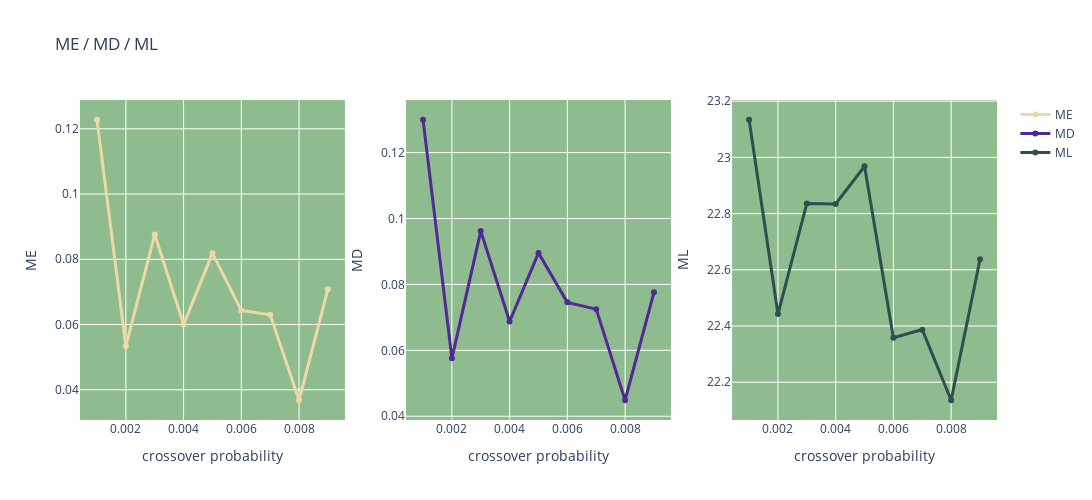

The code cell stored with this chart in its notebook:
### Markdown cell above
__Kod generujący wykresy__

### Code cell
# ITERATION_NUMBER = 50
# POPULATION_SIZE = 30
# MUTATION_STRENGTH = 0.02
# CROSSOVER_PROBABILITY = 0.5
# f'ME / MD / ML (iter = {ITERATION_NUMBER}, pop size = {POPULATION_SIZE}, mut strength = {MUTATION_STRENGTH})'
layout = go.Layout(width=1400, height=500,
                   title_text='ME / MD / ML',
                   plot_bgcolor='DarkSeaGreen')

fig = make_subplots(rows=1, cols=3)

fig.add_trace(go.Scatter(mode='lines+markers', 
                         marker=dict(size=6,
                                     color=colorscale[0]),
                         line=dict(color=colorscale[0], width=3), 
                         x=df_stat.columns.get_level_values(0).unique(),
                         y=df_stat.loc[0, [x for x in df_stat.columns if x[1]=='ME']].tolist(),
                         name='ME'),
                         row=1, col=1)
fig.add_trace(go.Scatter(mode='lines+markers', 
                         marker=dict(size=6,
                                     color=colorscale[-2]),
                         line=dict(color=colorscale[-2], width=3), 
                         x=df_stat.columns.get_level_values(0).unique(),
                         y=df_stat.loc[0, [x for x in df_stat.columns if x[1]=='MD']].tolist(),
                         name='MD'),
                         row=1, col=2)
fig.add_trace(go.Scatter(mode='lines+markers', 
                         marker=dict(size=6,
                                     color='Darkslategrey'),
                         line=dict(color='Darkslategrey', width=3), 
                         x=df_stat.columns.get_level_values(0).unique(),
                         y=df_stat.loc[0, [x for x in df_stat.columns if x[1]=='ML']].tolist(),
                         name='ML'),
                         row=1, col=3)
fig.update_xaxes(title_text=param_name, type='linear')
fig.update_yaxes(title_text='ME', row=1, col=1)
fig.update_yaxes(title_text='MD', row=1, col=2)
fig.update_yaxes(title_text='ML', row=1, col=3)
fig.update_layout(layout)
# fig.show()
# fig.write_image('images/crossover.png')

### Figure 1 — Plotly figure (JSON) as saved in the notebook; plotly's stock layout.template omitted (floating-point values rounded to 4 significant figures)
{"data": [{"line": {"color": "rgb(237, 217, 163)", "width": 3}, "marker": {"color": "rgb(237, 217, 163)", "size": 6}, "mode": "lines+markers", "name": "ME", "type": "scatter", "x": [0.001, 0.002, 0.003, 0.004, 0.005, 0.006, 0.007, 0.008, 0.009], "xaxis": "x", "y": [0.1228, 0.05339, 0.08758, 0.05999, 0.08181, 0.06431, 0.06296, 0.03679, 0.07084], "yaxis": "y"}, {"line": {"color": "rgb(82, 41, 147)", "width": 3}, "marker": {"color": "rgb(82, 41, 147)", "size": 6}, "mode": "lines+markers", "name": "MD", "type": "scatter", "x": [0.001, 0.002, 0.003, 0.004, 0.005, 0.006, 0.007, 0.008, 0.009], "xaxis": "x2", "y": [0.13, 0.05758, 0.09617, 0.06875, 0.08957, 0.07455, 0.07249, 0.04485, 0.07759], "yaxis": "y2"}, {"line": {"color": "Darkslategrey", "width": 3}, "marker": {"color": "Darkslategrey", "size": 6}, "mode": "lines+markers", "name": "ML", "type": "scatter", "x": [0.001, 0.002, 0.003, 0.004, 0.005, 0.006, 0.007, 0.008, 0.009], "xaxis": "x3", "y": [23.13, 22.44, 22.84, 22.83, 22.97, 22.36, 22.39, 22.14, 22.64], "yaxis": "y3"}], "layout": {"height": 500, "plot_bgcolor": "DarkSeaGreen", "title": {"text": "ME / MD / ML"}, "width": 1400, "xaxis": {"anchor": "y", "domain": [0, 0.2889], "title": {"text": "crossover probability"}, "type": "linear"}, "xaxis2": {"anchor": "y2", "domain": [0.3556, 0.6444], "title": {"text": "crossover probability"}, "type": "linear"}, "xaxis3": {"anchor": "y3", "domain": [0.7111, 1], "title": {"text": "crossover probability"}, "type": "linear"}, "yaxis": {"anchor": "x", "domain": [0, 1], "title": {"text": "ME"}}, "yaxis2": {"anchor": "x2", "domain": [0, 1], "title": {"text": "MD"}}, "yaxis3": {"anchor": "x3", "domain": [0, 1], "title": {"text": "ML"}}}}
